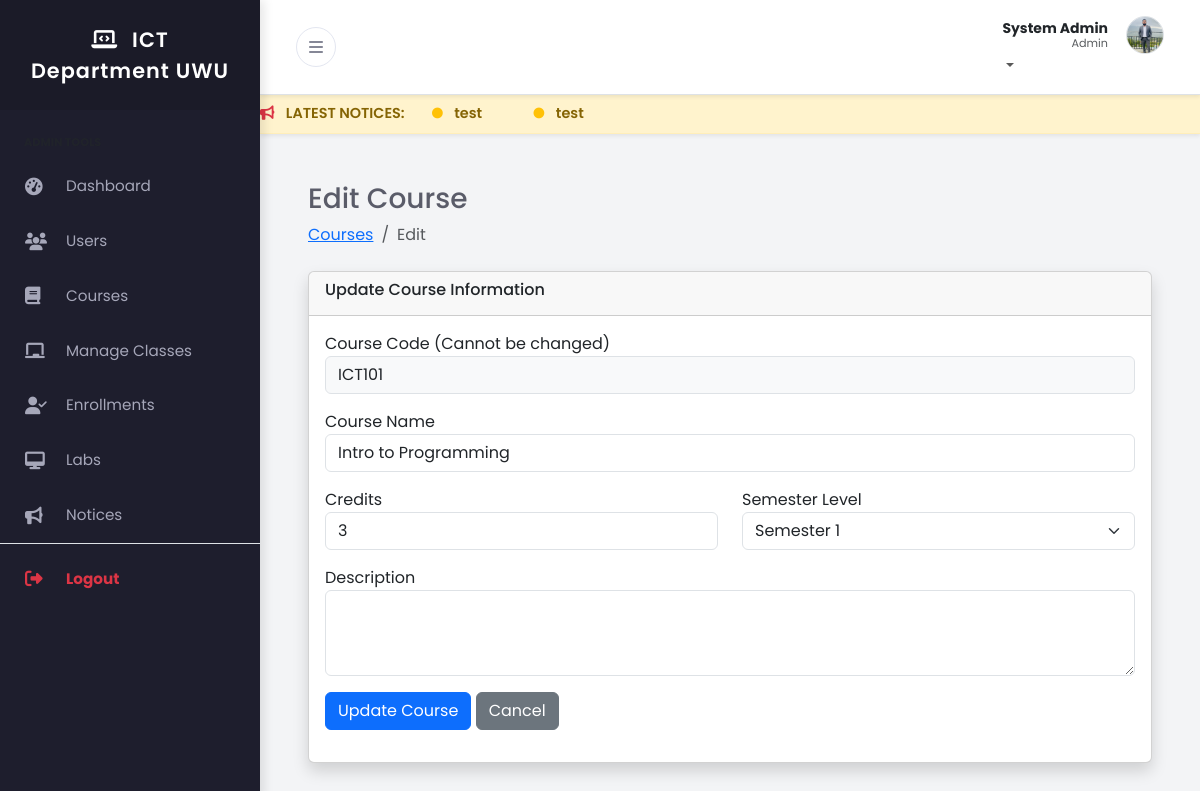
Page /admin/course_edit.php?code=ICT101 (signed in) on the committed database.
### tables this page shows
CREATE TABLE IF NOT EXISTS `users` (
  `user_id` int NOT NULL AUTO_INCREMENT,
  `full_name` varchar(100) NOT NULL,
  `email` varchar(100) NOT NULL,
  `password_hash` varchar(255) NOT NULL,
  `role` enum('admin','lecturer','student') NOT NULL,
  `phone` varchar(20) DEFAULT NULL,
  `profile_pic` varchar(255) DEFAULT 'default.png',
  `created_at` timestamp NULL DEFAULT CURRENT_TIMESTAMP,
  `theme` varchar(10) DEFAULT 'light',
  PRIMARY KEY (`user_id`),
  UNIQUE KEY `email` (`email`)
);

CREATE TABLE IF NOT EXISTS `courses` (
  `course_code` varchar(20) NOT NULL,
  `course_name` varchar(150) NOT NULL,
  `credits` int NOT NULL,
  `semester_level` int NOT NULL COMMENT 'e.g., 1 to 8',
  `description` text,
  PRIMARY KEY (`course_code`)
);

### admin/course_edit.php (the view, shortened to what this page needs)
<?php
include('../includes/header.php');
include('../config/db.php');
?>
<div class="container-fluid px-4">
    <h3 class="mt-4">Edit Course</h3>
    <ol class="breadcrumb mb-4">
        <li class="breadcrumb-item"><a href="courses.php">Courses</a></li>
        <li class="breadcrumb-item active">Edit</li>
    </ol>
    <div class="card shadow">
        <div class="card-header">
            <h6>Update Course Information</h6>
        </div>
        <div class="card-body">
            <?php
            if(isset($_GET['code']))
            {
                $course_code = mysqli_real_escape_string($conn, $_GET['code']);
                $query = "SELECT * FROM courses WHERE course_code='$course_code' LIMIT 1";
                $query_run = mysqli_query($conn, $query);
                if(mysqli_num_rows($query_run) > 0)
                {
                    $course = mysqli_fetch_array($query_run);
                    ?>
                    <form action="code.php" method="POST">
                        <div class="mb-3">
                            <label>Course Code (Cannot be changed)</label>
                            <input type="text" name="course_code" value="<?= $course['course_code']; ?>" class="form-control bg-light" readonly>
                        </div>
                        <div class="mb-3">
                            <label>Course Name</label>
                            <input type="text" name="course_name" value="<?= $course['course_name']; ?>" class="form-control" required>
                        </div>
                        <div class="row">
                            <div class="col-md-6 mb-3">
                                <label>Credits</label>
                                <input type="number" name="credits" value="<?= $course['credits']; ?>" class="form-control" required>
                            </div>
                            <div class="col-md-6 mb-3">
                                <label>Semester Level</label>
                                <select name="semester_level" class="form-select" required>
                                    <?php for($i=1; $i<=8; $i++): ?>
                                        <option value="<?= $i; ?>" <?= $course['semester_level'] == $i ? 'selected':'' ?> >Semester <?= $i; ?></option>
                                    <?php endfor; ?>
                                </select>
                            </div>
                        </div>
                        <div class="mb-3">
                            <label>Description</label>
                            <textarea name="description" class="form-control" rows="3"><?= $course['description']; ?></textarea>
                        </div>
                        <div class="mb-3">
                            <button type="submit" name="update_course_btn" class="btn btn-primary">Update Course</button>
                            <a href="courses.php" class="btn btn-secondary">Cancel</a>
                        </div>
                    </form>
                    <?php
                }
                else
                {
                    echo "<h4>No Course Found</h4>";
                }
            }
            ?>
        </div>
    </div>
</div>
<?php include('../includes/footer.php'); ?>

### includes/header.php (shortened to what this page needs)
<?php
include_once('../config/db.php');
$role = $_SESSION['auth_role'];
$user_id = $_SESSION['auth_user']['user_id'];
$header_query = "SELECT full_name, profile_pic, theme FROM users WHERE user_id='$user_id' LIMIT 1";
$header_query_run = mysqli_query($conn, $header_query);
$user_row = mysqli_fetch_array($header_query_run);
$user_name = $user_row['full_name'];
$profile_pic = $user_row['profile_pic'];
$user_theme = isset($user_row['theme']) ? $user_row['theme'] : 'light';
$initials = strtoupper(substr($user_name, 0, 1));
?>
<!DOCTYPE html>
<html lang="en">
<head>
    <link href="https://cdn.jsdelivr.net/npm/bootstrap@5.3.0/dist/css/bootstrap.min.css" rel="stylesheet">
    <link rel="stylesheet" href="https://cdnjs.cloudflare.com/ajax/libs/font-awesome/6.4.0/css/all.min.css">
    <link href="../assets/css/style.css" rel="stylesheet">
</head>
<body class="<?= ($user_theme == 'dark') ? 'dark-mode' : ''; ?>">
<div class="d-flex" id="wrapper">
    <div id="sidebar-wrapper">
        <div class="sidebar-heading">
            <i class="fas fa-laptop-code me-2"></i> ICT Department UWU
        </div>
        <div class="list-group list-group-flush mt-3">
            <?php if($role == 'admin') : ?>
                <div class="small text-uppercase fw-bold text-muted px-4 mb-2 mt-2" style="font-size:0.7rem;">Admin Tools</div>
                <a href="../admin/index.php" class="list-group-item list-group-item-action"><i class="fas fa-tachometer-alt me-3"></i> Dashboard</a>
                <a href="../admin/users.php" class="list-group-item list-group-item-action"><i class="fas fa-users me-3"></i> Users</a>
                <a href="../admin/courses.php" class="list-group-item list-group-item-action"><i class="fas fa-book me-3"></i> Courses</a>
                <a href="../admin/classes.php" class="list-group-item list-group-item-action"><i class="fas fa-chalkboard me-3"></i> Manage Classes</a>
                <a href="../admin/enrollments.php" class="list-group-item list-group-item-action"><i class="fas fa-user-check me-3"></i> Enrollments</a>
                <a href="../admin/labs.php" class="list-group-item list-group-item-action"><i class="fas fa-desktop me-3"></i> Labs</a>
                <a href="../admin/notices.php" class="list-group-item list-group-item-action"><i class="fas fa-bullhorn me-3"></i> Notices</a>
                <?php endif; ?>
            <div class="mt-auto mb-4 border-top pt-2">
                <a href="../logout.php" class="list-group-item list-group-item-action text-danger fw-bold">
                    <i class="fas fa-sign-out-alt me-3"></i> Logout
                </a>
            </div>
        </div>
    </div>
    <div id="page-content-wrapper">
        <nav class="navbar navbar-expand-lg border-bottom bg-white shadow-sm">
            <div class="container-fluid">
                <button class="btn btn-toggle" id="sidebarToggle">
                    <i class="fas fa-bars"></i>
                </button>
                <ul class="navbar-nav ms-auto mt-2 mt-lg-0">
                    <li class="nav-item dropdown">
                        <a class="nav-link dropdown-toggle p-0" href="#" id="navbarDropdown" role="button" data-bs-toggle="dropdown" aria-haspopup="true" aria-expanded="false">
                            <div class="user-profile-box d-flex align-items-center">
                                <div class="text-end d-none d-sm-block me-2" style="line-height: 1.2;">
                                    <span class="d-block fw-bold text-dark small"><?= $user_name; ?></span>
                                    <span class="d-block text-muted" style="font-size: 0.7rem;"><?= ucfirst($role); ?></span>
                                </div>
                                <?php if($profile_pic != 'default.png' && $profile_pic != ''): ?>
                                    <img src="../uploads/profile/<?= $profile_pic; ?>" class="rounded-circle border" style="width:38px; height:38px; object-fit:cover;">
                                <?php else: ?>
                                    <div class="user-avatar bg-primary text-white rounded-circle d-flex justify-content-center align-items-center fw-bold shadow-sm" style="width:38px; height:38px;">
                                        <?= $initials; ?>
                                    </div>
                                <?php endif; ?>
                            </div>
                        </a>
                    </li>
                </ul>
            </div>
        </nav>
        <?php
        $marquee_query = "SELECT title FROM notices ORDER BY id DESC LIMIT 5";
        $marquee_run = mysqli_query($conn, $marquee_query);
        if(mysqli_num_rows($marquee_run) > 0) {
            echo '<div class="notice-marquee shadow-sm">';
            echo '<marquee behavior="scroll" direction="left" onmouseover="this.stop();" onmouseout="this.start();">';
            echo '<i class="fas fa-bullhorn me-2 text-danger"></i> LATEST NOTICES: ';
            while($m_row = mysqli_fetch_array($marquee_run)) {
                echo '<span class="mx-4"> <i class="fas fa-circle fa-xs text-warning me-2"></i> ' . $m_row['title'] . '</span>';
            }
            echo '</marquee>';
            echo '</div>';
        }
        ?>
        <div class="container-fluid px-4 py-4">

### assets/css/style.css (style rules this page uses)
:root { --primary-color: #4e73df; --secondary-color: #858796; --body-bg: #f3f4f6; --text-color: #5a5c69; --sidebar-bg: #1e1e2d; --sidebar-text: #a6a7b9; --sidebar-text-hover: #ffffff; --sidebar-active-bg: #2b2b40; --navbar-bg: #ffffff; --card-bg: #ffffff; --shadow-sm: 0 0.125rem 0.25rem rgba(0, 0, 0, 0.075); --shadow-md: 0 4px 6px -1px rgba(0, 0, 0, 0.1), 0 2px 4px -1px rgba(0, 0, 0, 0.06); }
body { font-family: "Poppins", sans-serif; background-color: var(--body-bg); color: var(--text-color); overflow-x: hidden; }
#wrapper { display: flex; width: 100%; align-items: stretch; transition: all 0.3s ease-in-out; }
#sidebar-wrapper { min-width: 260px; max-width: 260px; min-height: 100vh; background-color: var(--sidebar-bg); color: var(--sidebar-text); transition: margin 0.3s ease-in-out; box-shadow: 4px 0 10px rgba(0, 0, 0, 0.1); z-index: 1000; }
.sidebar-heading { padding: 1.5rem; font-size: 1.3rem; font-weight: 600; text-align: center; color: #fff; background: rgba(0, 0, 0, 0.1); letter-spacing: 1px; }
.list-group-item { background-color: transparent; color: var(--sidebar-text); border: none; padding: 16px 25px; font-weight: 400; transition: all 0.2s; font-size: 0.95rem; display: flex; align-items: center; }
.list-group-item i { width: 25px; font-size: 1.1rem; }
#page-content-wrapper { width: 100%; transition: all 0.3s ease; }
.navbar { background-color: var(--navbar-bg) !important; box-shadow: var(--shadow-sm); padding: 1rem 1.5rem; }
.btn-toggle { background: transparent; border: 1px solid #e3e6f0; color: var(--secondary-color); border-radius: 50%; width: 40px; height: 40px; display: flex; align-items: center; justify-content: center; transition: all 0.2s; }
.user-profile-box { display: flex; align-items: center; gap: 10px; cursor: pointer; }
@media (min-width: 768px) { #sidebar-wrapper { margin-left: 0; } }
.notice-marquee { background: #fff3cd; color: #856404; padding: 8px 0; font-weight: 600; font-size: 0.9rem; border-bottom: 1px solid #ffeeba; white-space: nowrap; overflow: hidden; }

### rows in the picture
users: full_name "System Admin", profile_pic (picture)
courses: course_code "ICT101", course_name "Intro to Programming", credits "3", semester_level "Semester 1"

### other values in the picture
$role "Admin"
$m_row['title'] "test"
